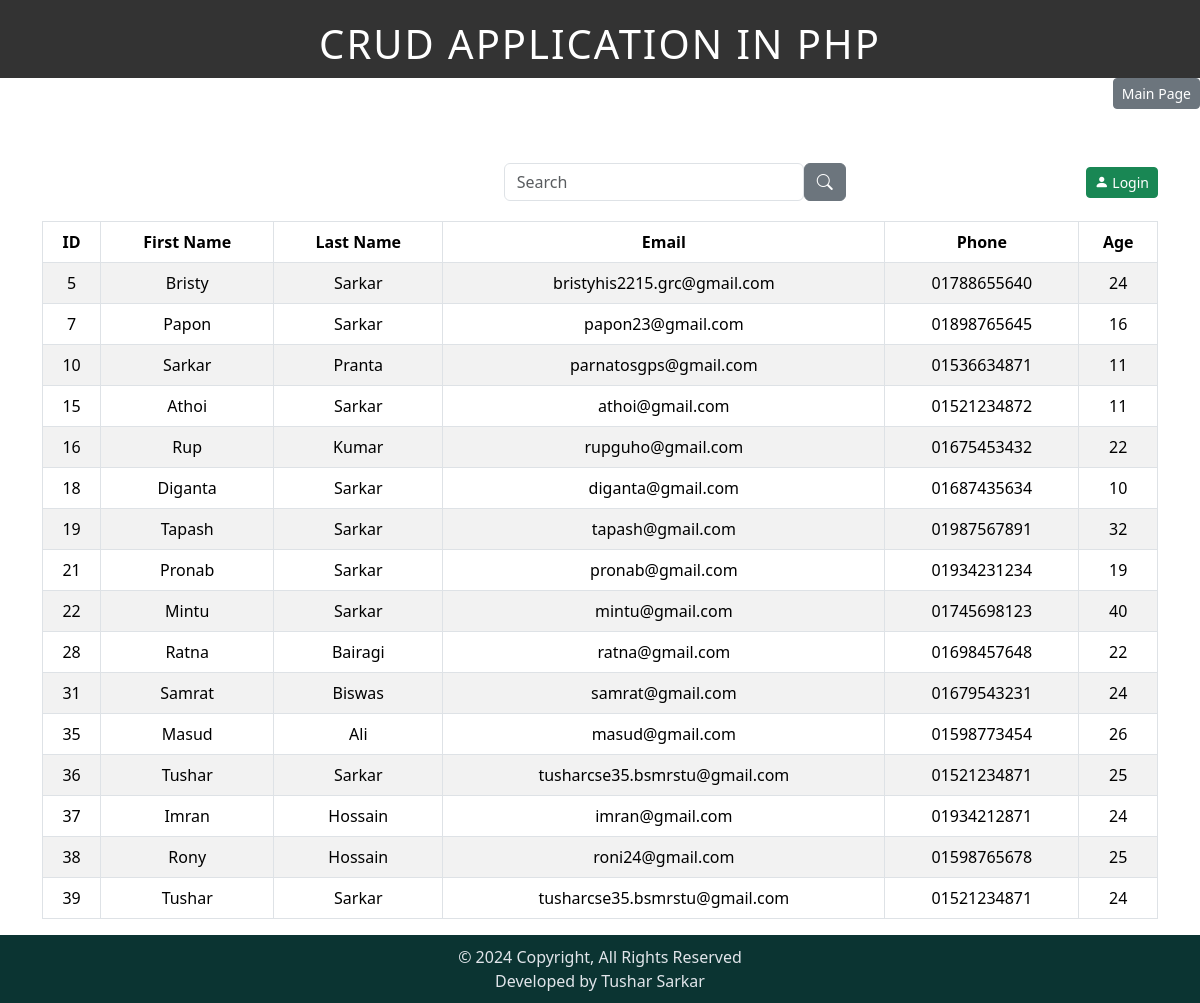
The app's page /home.php with its own data.
### tables this page shows
CREATE TABLE `students` (
  `id` int(11) NOT NULL,
  `first_name` varchar(25) NOT NULL,
  `last_name` varchar(25) NOT NULL,
  `email` varchar(30) NOT NULL,
  `phone` varchar(13) NOT NULL,
  `age` int(11) NOT NULL
);

### home.php (the view, shortened to what this page needs)
<?php
include('header.php');
include('dbcon.php');
?>
<div class="d-flex justify-content-between align-items-center mb-3">
    <h2 style="color: white;">ALL STUDENTS</h2>
    <div class="text-center flex-grow-1">
        <form action="home.php" method="GET" class="d-flex justify-content-center">
            <input type="text" name="search" class="form-control" placeholder="Search" required style="width: 300px;">
            <button type="submit" class="btn btn-secondary ml-2">
                <i class="bi bi-search"></i>
            </button>
        </form>
    </div>
    <?php if (isset($_SESSION['username'])): ?>
        <form action="add_student.php" method="GET">
            <button type="submit" class="btn btn-primary">
                <i class="bi bi-plus"></i> ADD STUDENT
            </button>
        </form>
    <?php else: ?>
        <div class="text-right">
            <a href="login.php" class="btn btn-success btn-sm">
                <i class="bi bi-person-fill"></i> Login
            </a>
        </div>
    <?php endif; ?>
</div>
<table class="table table-hover table-bordered table-striped">
    <thead>
        <tr>
            <th>ID</th>
            <th>First Name</th>
            <th>Last Name</th>
            <th>Email</th>
            <th>Phone</th>
            <th>Age</th>
        </tr>
    </thead>
    <tbody>
        <?php
        if (isset($_GET['search'])) {
            $search = mysqli_real_escape_string($connection, $_GET['search']);
            $query = "SELECT * FROM students WHERE first_name LIKE '%$search%'
                      OR last_name LIKE '%$search%'
                      OR email LIKE '%$search%'
                      OR phone LIKE '%$search%'
                      OR age LIKE '%$search%'";
        } else {
            $query = "SELECT * FROM students";
        }
        $result = mysqli_query($connection, $query);
        if (!$result) {
            die("Query Failed" . mysqli_error($connection));
        } else {
            while ($row = mysqli_fetch_assoc($result)) {
        ?>
                <tr>
                    <td><?php echo $row['id'] ?></td>
                    <td><?php echo $row['first_name'] ?></td>
                    <td><?php echo $row['last_name'] ?></td>
                    <td><?php echo $row['email'] ?></td>
                    <td><?php echo $row['phone'] ?></td>
                    <td><?php echo $row['age'] ?></td>
                </tr>
        <?php
            }
        }
        ?>
    </tbody>
</table>
<?php include('footer.php'); ?>

### header.php (shortened to what this page needs)
<!DOCTYPE html>
<html lang="en">
<head>
    <link href="https://cdn.jsdelivr.net/npm/bootstrap@5.3.3/dist/css/bootstrap.min.css" rel="stylesheet">
    <link href="https://cdn.jsdelivr.net/npm/bootstrap-icons/font/bootstrap-icons.css" rel="stylesheet">
    <link href="https://cdnjs.cloudflare.com/ajax/libs/bootstrap-icons/1.9.1/font/bootstrap-icons.min.css" rel="stylesheet">
    <link rel="stylesheet" type="text/css" href="style.css">
</head>
<body class="home-update-add-page">
    <h1 id="main_title" class="text-center mb-0">CRUD APPLICATION IN PHP</h1>
    <div class="d-flex justify-content-end">
        <a href="index.php" class="btn btn-secondary btn-sm">Main Page</a>
    </div>
    <div class="container">

### footer.php (shortened to what this page needs)
</div>
<div class="footer text-center">
    <p>&copy; 2024 Copyright, All Rights Reserved</p>
    <p>Developed by Tushar Sarkar</p>
</div>
</body>
</html>

### style.css (style rules this page uses)
#main_title { text-align: center; background-color: #333; color: #fff; padding: 20px; letter-spacing: 2px; font-weight: 500; position: relative; padding-bottom: 10px; }
.text-center { text-align: center; }
.footer { background-color: #0b3432; padding: 10px 0; position: relative; bottom: 0; width: 100%; }
.footer p { margin: 0; color: #e1e5ea; }
.container { margin-top: 50px; }
table th, table td { text-align: center; vertical-align: middle; }
body.home-update-add-page { background: url("image/home_body.jpg") no-repeat center center fixed; background-size: cover; }
.form-control { padding-right: 40px; }

### records on screen
students: id "5", first_name "Bristy", last_name "Sarkar", email "bristyhis2215.grc@gmail.com", phone "01788655640", age "24"
students: id "7", first_name "Papon", last_name "Sarkar", email "papon23@gmail.com", phone "01898765645", age "16"
students: id "10", first_name "Sarkar", last_name "Pranta", email "parnatosgps@gmail.com", phone "01536634871", age "11"
students: id "15", first_name "Athoi", last_name "Sarkar", email "athoi@gmail.com", phone "01521234872", age "11"
students: id "16", first_name "Rup", last_name "Kumar", email "rupguho@gmail.com", phone "01675453432", age "22"
students: id "18", first_name "Diganta", last_name "Sarkar", email "diganta@gmail.com", phone "01687435634", age "10"
students: id "19", first_name "Tapash", last_name "Sarkar", email "tapash@gmail.com", phone "01987567891", age "32"
students: id "21", first_name "Pronab", last_name "Sarkar", email "pronab@gmail.com", phone "01934231234", age "19"
students: id "22", first_name "Mintu", last_name "Sarkar", email "mintu@gmail.com", phone "01745698123", age "40"
students: id "28", first_name "Ratna", last_name "Bairagi", email "ratna@gmail.com", phone "01698457648", age "22"
students: id "31", first_name "Samrat", last_name "Biswas", email "samrat@gmail.com", phone "01679543231", age "24"
students: id "35", first_name "Masud", last_name "Ali", email "masud@gmail.com", phone "01598773454", age "26"
students: id "36", first_name "Tushar", last_name "Sarkar", email "tusharcse35.bsmrstu@gmail.com", phone "01521234871", age "25"
students: id "37", first_name "Imran", last_name "Hossain", email "imran@gmail.com", phone "01934212871", age "24"
students: id "38", first_name "Rony", last_name "Hossain", email "roni24@gmail.com", phone "01598765678", age "25"
students: id "39", first_name "Tushar", last_name "Sarkar", email "tusharcse35.bsmrstu@gmail.com", phone "01521234871", age "24"
